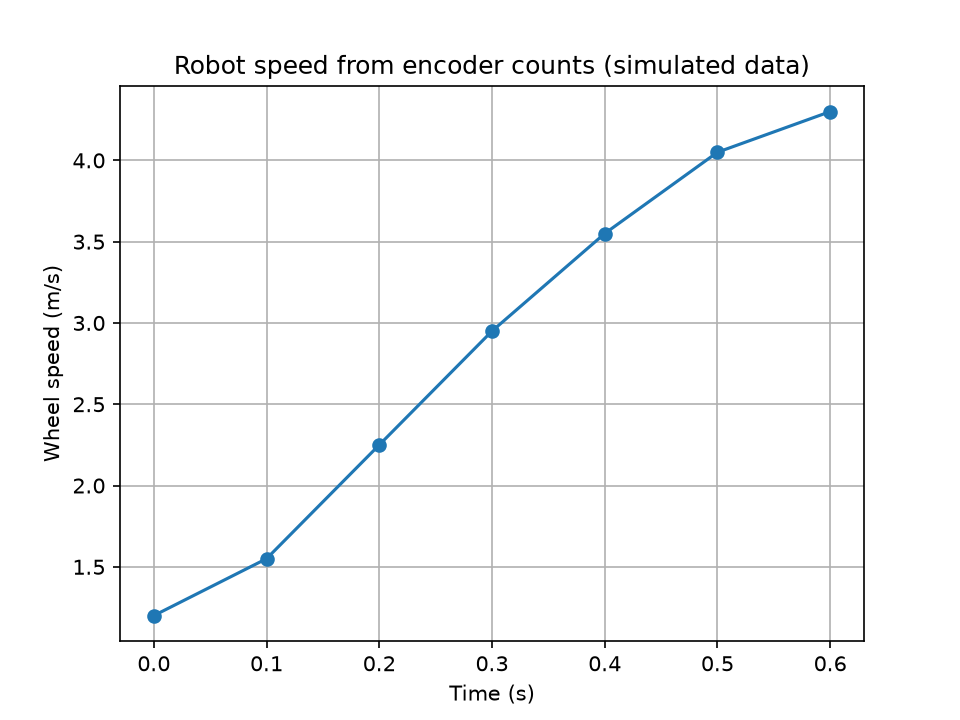

This figure's Python source:
from pathlib import Path

import numpy as np
import matplotlib.pyplot as plt

# Real-world case: wheel speed of a small robot from a rotary encoder.
# The encoder counts are SIMULATED (made up), not real measurements.
COUNTS_PER_REV = 20          # encoder pulses per wheel revolution
WHEEL_CIRCUMFERENCE = 0.20   # metres travelled per revolution
METRES_PER_COUNT = WHEEL_CIRCUMFERENCE / COUNTS_PER_REV

time = np.array([0.0, 0.1, 0.2, 0.3, 0.4, 0.5, 0.6])        # seconds
counts = np.array([0, 12, 31, 57, 90, 128, 171], dtype=float)
position = counts * METRES_PER_COUNT                         # metres

# np.gradient uses forward/backward differences at the ends and
# central differences in the middle, like the GPS program.
speed = np.gradient(position, time)
acceleration = np.gradient(speed, time)

for t, x, v, a in zip(time, position, speed, acceleration):
    print(f"t={t:.1f}s, position={x:.3f}m, speed={v:.3f}m/s, acceleration={a:.3f}m/s^2")

plt.plot(time, speed, marker="o")
plt.xlabel("Time (s)")
plt.ylabel("Wheel speed (m/s)")
plt.title("Robot speed from encoder counts (simulated data)")
plt.grid(True)
plt.savefig(Path(__file__).with_name("Task_15_real_world_case.png"), dpi=150)
plt.show()
